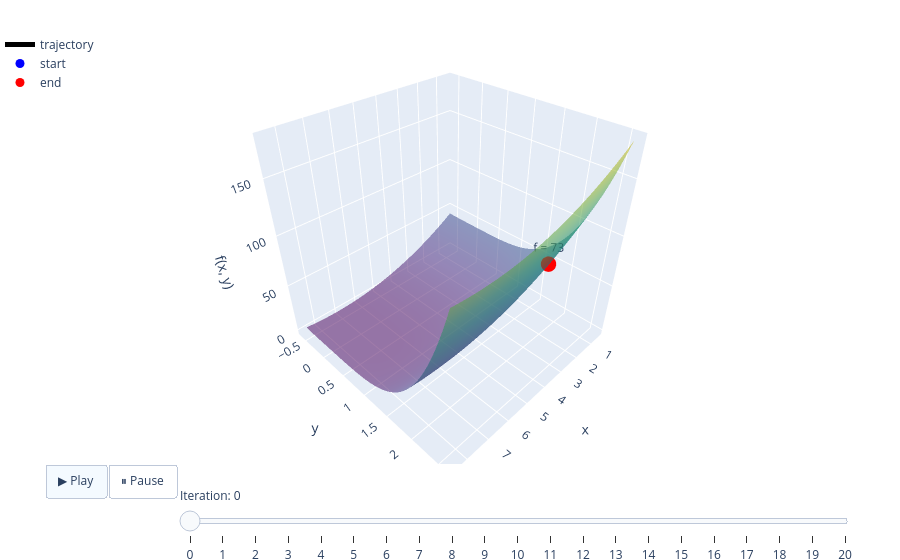

This figure's notebook cell:
### Code cell
points = [2, 2]
iterations = 20
alpha = 0.01

newtons_method(f_1, points, iterations)

### Figure 1 — Plotly figure (JSON) as saved in the notebook; plotly's stock layout.template omitted (floating-point values rounded to 4 significant figures; data arrays with more than 128 entries replaced by an {"elided": "..."} marker saying what was removed)
{"data": [{"colorscale": [[0, "#440154"], [0.1111, "#482878"], [0.2222, "#3e4989"], [0.3333, "#31688e"], [0.4444, "#26828e"], [0.5556, "#1f9e89"], [0.6667, "#35b779"], [0.7778, "#6ece58"], [0.8889, "#b5de2b"], [1, "#fde725"]], "hoverinfo": "skip", "name": "f(x, y)", "opacity": 0.55, "showscale": false, "type": "surface", "x": [0.5, 0.6356, 0.7712, 0.9068, 1.042, 1.178, 1.314, 1.449, 1.585, 1.72, 1.856, 1.992, 2.127, 2.263, 2.398, 2.534, 2.669, 2.805, 2.941, 3.076, 3.212, 3.347, 3.483, 3.619, 3.754, 3.89, 4.025, 4.161, 4.297, 4.432, 4.568, 4.703, 4.839, 4.975, 5.11, 5.246, 5.381, 5.517, 5.653, 5.788, 5.924, 6.059, 6.195, 6.331, 6.466, 6.602, 6.737, 6.873, 7.008, 7.144, 7.28, 7.415, 7.551, 7.686, 7.822, 7.958, 8.093, 8.229, 8.364, 8.5], "y": [-0.5992, -0.545, -0.4908, -0.4366, -0.3823, -0.3281, -0.2739, -0.2197, -0.1655, -0.1112, -0.05701, -0.00279, 0.05143, 0.1057, 0.1599, 0.2141, 0.2683, 0.3225, 0.3768, 0.431, 0.4852, 0.5394, 0.5936, 0.6479, 0.7021, 0.7563, 0.8105, 0.8647, 0.919, 0.9732, 1.027, 1.082, 1.136, 1.19, 1.244, 1.299, 1.353, 1.407, 1.461, 1.515, 1.57, 1.624, 1.678, 1.732, 1.787, 1.841, 1.895, 1.949, 2.003, 2.058, 2.112, 2.166, 2.22, 2.274, 2.329, 2.383, 2.437, 2.491, 2.546, 2.6], "z": {"elided": "60x60 float values"}}, {"hovertemplate": "x=%{x:.4f}<br>y=%{y:.4f}<br>f=%{z:.4f}<extra></extra>", "line": {"color": "black", "width": 5}, "marker": {"color": "black", "size": 3}, "mode": "lines+markers", "name": "trajectory", "type": "scatter3d", "x": [2.0], "y": [2.0], "z": [73.0]}, {"hovertemplate": "x=%{x:.4f}<br>y=%{y:.4f}<br>f=%{z:.4f}<extra></extra>", "marker": {"color": "blue", "size": 9}, "mode": "markers", "name": "start", "type": "scatter3d", "x": [2], "y": [2], "z": [73]}, {"hovertemplate": "x=%{x:.4f}<br>y=%{y:.4f}<br>f=%{z:.4f}<extra></extra>", "marker": {"color": "red", "size": 9}, "mode": "markers+text", "name": "end", "text": ["f = 73"], "textposition": "top center", "type": "scatter3d", "x": [2], "y": [2], "z": [73]}], "layout": {"legend": {"x": 0, "y": 1}, "margin": {"b": 0, "l": 0, "r": 0, "t": 30}, "scene": {"xaxis": {"title": {"text": "x"}}, "yaxis": {"title": {"text": "y"}}, "zaxis": {"title": {"text": "f(x, y)"}}}, "sliders": [{"currentvalue": {"prefix": "Iteration: "}, "len": 0.75, "steps": [{"args": [["0"], {"frame": {"duration": 0, "redraw": true}, "mode": "immediate"}], "label": "0", "method": "animate"}, {"args": [["1"], {"frame": {"duration": 0, "redraw": true}, "mode": "immediate"}], "label": "1", "method": "animate"}, {"args": [["2"], {"frame": {"duration": 0, "redraw": true}, "mode": "immediate"}], "label": "2", "method": "animate"}, {"args": [["3"], {"frame": {"duration": 0, "redraw": true}, "mode": "immediate"}], "label": "3", "method": "animate"}, {"args": [["4"], {"frame": {"duration": 0, "redraw": true}, "mode": "immediate"}], "label": "4", "method": "animate"}, {"args": [["5"], {"frame": {"duration": 0, "redraw": true}, "mode": "immediate"}], "label": "5", "method": "animate"}, {"args": [["6"], {"frame": {"duration": 0, "redraw": true}, "mode": "immediate"}], "label": "6", "method": "animate"}, {"args": [["7"], {"frame": {"duration": 0, "redraw": true}, "mode": "immediate"}], "label": "7", "method": "animate"}, {"args": [["8"], {"frame": {"duration": 0, "redraw": true}, "mode": "immediate"}], "label": "8", "method": "animate"}, {"args": [["9"], {"frame": {"duration": 0, "redraw": true}, "mode": "immediate"}], "label": "9", "method": "animate"}, {"args": [["10"], {"frame": {"duration": 0, "redraw": true}, "mode": "immediate"}], "label": "10", "method": "animate"}, {"args": [["11"], {"frame": {"duration": 0, "redraw": true}, "mode": "immediate"}], "label": "11", "method": "animate"}, {"args": [["12"], {"frame": {"duration": 0, "redraw": true}, "mode": "immediate"}], "label": "12", "method": "animate"}, {"args": [["13"], {"frame": {"duration": 0, "redraw": true}, "mode": "immediate"}], "label": "13", "method": "animate"}, {"args": [["14"], {"frame": {"duration": 0, "redraw": true}, "mode": "immediate"}], "label": "14", "method": "animate"}, {"args": [["15"], {"frame": {"duration": 0, "redraw": true}, "mode": "immediate"}], "label": "15", "method": "animate"}, {"args": [["16"], {"frame": {"duration": 0, "redraw": true}, "mode": "immediate"}], "label": "16", "method": "animate"}, {"args": [["17"], {"frame": {"duration": 0, "redraw": true}, "mode": "immediate"}], "label": "17", "method": "animate"}, {"args": [["18"], {"frame": {"duration": 0, "redraw": true}, "mode": "immediate"}], "label": "18", "method": "animate"}, {"args": [["19"], {"frame": {"duration": 0, "redraw": true}, "mode": "immediate"}], "label": "19", "method": "animate"}, {"args": [["20"], {"frame": {"duration": 0, "redraw": true}, "mode": "immediate"}], "label": "20", "method": "animate"}], "x": 0.2, "xanchor": "left", "y": 0, "yanchor": "top"}], "updatemenus": [{"buttons": [{"args": [null, {"frame": {"duration": 300, "redraw": true}, "fromcurrent": true}], "label": "▶ Play", "method": "animate"}, {"args": [[null], {"frame": {"duration": 0}, "mode": "immediate"}], "label": "⏸ Pause", "method": "animate"}], "direction": "left", "type": "buttons", "x": 0.05, "xanchor": "left", "y": 0, "yanchor": "top"}]}}
